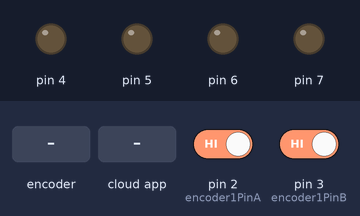
Recording of a sketch running on a simulated Arduino Uno, built with avr-gcc and run on an emulated ATmega328P. Shown: output pins drawn as LEDs (lit = HIGH). Inputs (shaded band) come from the test bench; at power-on: pin 2 (encoder1PinA) HIGH, pin 3 (encoder1PinB) HIGH. The ROS host is connected and sends only what is stated.

Above: at 1.2 s.
1.3 s: rotary encoder on pin 2 (encoder1PinA) / pin 3 (encoder1PinB) turned 3 steps (first pin leading)
3.4 s: the phone or cloud app sets angular.z to -100
At 4.16 s:
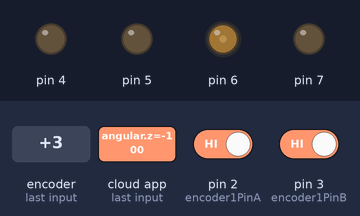
6.4 s: the phone or cloud app sets linear.x to -100
At 8.0 s:
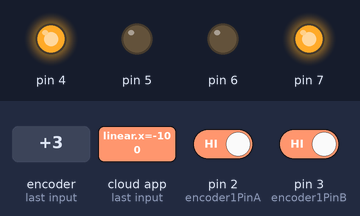
8.3 s: the phone or cloud app sets linear.x to 0
At 11.0 s:
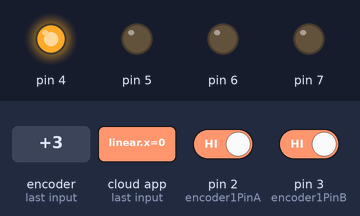
11.3 s: the phone or cloud app sets angular.z to 100
At 13.7 s:
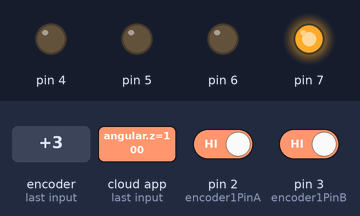
14.3 s: the phone or cloud app sets linear.x to 100
At 15.9 s:
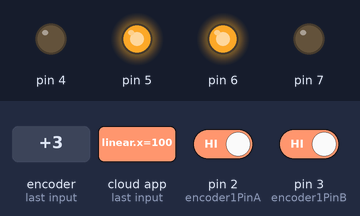
Timing chart, 0 to 17.4 s (numbered marks = the images above; inputs shaded):
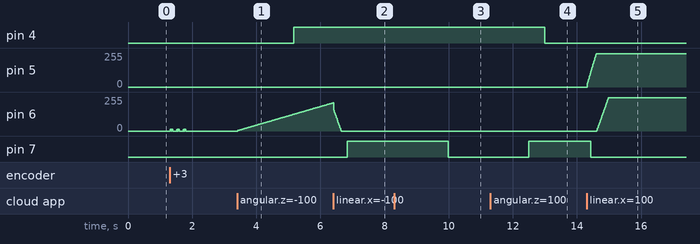

Measured:
- after the input at 3.4 s, pin 4: LOW → HIGH after 1.8 s; pin 6: moves from 0/255 to 211/255 over 3.0 s, starting at once
- after the input at 6.4 s, pin 7: LOW → HIGH after 0.44 s
- after the input at 8.3 s, pin 7: HIGH → LOW after 1.7 s
- after the input at 11.3 s, pin 4: HIGH → LOW after 1.7 s; pin 6: stops changing and stays 0/255; pin 7: LOW → HIGH after 1.2 s
- after the input at 14.3 s, pin 6: moves from 0/255 to 250/255 over 0.36 s, starting after 0.32 s; pin 7: HIGH → LOW after 0.13 s

The sketch:

wheel_encoder.ino
```cpp
#include <ros.h>
#include "geometry_msgs/Twist.h"
#include <geometry_msgs/Vector3Stamped.h>
#include <PID_v1.h>

ros::NodeHandle nh;
double speed_act_left = 0;
double speed_act_right = 0;
float demandx, demandz;

float tick1 = 100;
float tick2 = 100;
float rad = 0.0935;

void velCallback( const geometry_msgs::Twist& vel){
    demandx = vel.linear.x;
    demandz = vel.angular.z;

    demandx = constrain(demandx, -0.5, 0.5);
    demandz = constrain(demandz, -0.5, 0.5);
}

ros::Subscriber<geometry_msgs::Twist> sub("cmd_vel", velCallback);
geometry_msgs::Vector3Stamped speed_msg;
ros::Publisher speed_pub("speed", &speed_msg);

double P1 = 1;
double I1 = 15;
double D1 = 0.15;

double Setpoint1, Input1, Output1, Output1a;
PID PID1(&Input1, &Output1, &Setpoint1, P1, I1, D1, DIRECT);

double P2 = 1;
double I2 = 15;
double D2 = 0.15;

double Setpoint2, Input2, Output2, Output2a;
PID PID2(&Input2, &Output2, &Setpoint2, P2, I2, D2, DIRECT);

float demand1, demand2;

unsigned long currentMillis;
unsigned long previousMillis;

#define encoder1PinA 2
#define encoder1PinB 3

#define encoder2PinA 18
#define encoder2PinB 19

volatile long encoder1Pos = 0;
volatile long encoder2Pos = 0;

float encoder1Driff;
float encoder1Prev;
float encoder1Error;

float encoder2Driff;
float encoder2Prev;
float encoder2Error;

void setup() {
    nh.initNode();
    nh.subscribe(sub);
    nh.advertise(speed_pub);

    pinMode(4, OUTPUT);
    pinMode(5, OUTPUT);
    pinMode(6, OUTPUT);
    pinMode(7, OUTPUT);

    pinMode(encoder1PinA, INPUT_PULLUP);
    pinMode(encoder1PinB, INPUT_PULLUP);
    pinMode(encoder2PinA, INPUT_PULLUP);
    pinMode(encoder2PinB, INPUT_PULLUP);

    attachInterrupt(0, doEncoderA, CHANGE);
    attachInterrupt(1, doEncoderB, CHANGE);

    attachInterrupt(4, doEncoderC, CHANGE);
    attachInterrupt(5, doEncoderD, CHANGE);

    PID1.SetMode(AUTOMATIC);
    PID1.SetOutputLimits(-250, 250);
    PID1.SetSampleTime(10);

    PID2.SetMode(AUTOMATIC);
    PID2.SetOutputLimits(-250, 250);
    PID2.SetSampleTime(10);

    Serial.begin(57600);
}

void loop() {
    currentMillis = millis();
    if (currentMillis - previousMillis >= 10){
        previousMillis = currentMillis;

        demand1 = demandx - (demandz*rad);
        demand2 = demandx + (demandz*rad);

        encoder1Driff = encoder1Pos - encoder1Prev;
        encoder2Driff = encoder2Pos - encoder2Prev;

        encoder1Error = (demand1*tick1) - encoder1Driff;
        encoder2Error = (demand2*tick2) - encoder2Driff;

        encoder1Prev = encoder1Pos;
        encoder2Prev = encoder2Pos;

        Setpoint1 = demand1*tick1;
        Input1 = encoder1Driff;
        PID1.Compute();

        Setpoint2 = demand2*tick2;
        Input2 = encoder2Driff;
        PID2.Compute();

        speed_act_left = encoder1Driff/tick1;
        speed_act_right = encoder2Driff/tick2;

        if (Output1 > 0){
            Output1a = abs(Output1);
            analogWrite(6, Output1a);
            analogWrite(7, 0);
        }

        else if (Output1 < 0){
            Output1a = abs(Output1);
            analogWrite(7, Output1a);
            analogWrite(6, 0);
        }

        else {
            analogWrite(7, 0);
            analogWrite(6, 0);
        }

        if (Output2 > 0){
            Output2a = abs(Output2);
            analogWrite(5, Output2a);
            analogWrite(4, 0);
        }

        else if (Output2 < 0){
            Output2a = abs(Output2);
            analogWrite(4, Output2a);
            analogWrite(5, 0);
        }
        else {
            analogWrite(4, 0);
            analogWrite(5, 0);
        }
        publishSpeed(10);
    }
}

void publishSpeed(double time) {
    speed_msg.header.stamp = nh.now();
    speed_msg.vector.x = speed_act_left;
    speed_msg.vector.y = speed_act_right;
    speed_msg.vector.z = time/1000;
    speed_pub.publish(&speed_msg);
    nh.spinOnce();
}

void doEncoderA(){
    if (digitalRead(encoder1PinA) == HIGH){
        if (digitalRead(encoder1PinB) == LOW){
            encoder1Pos = encoder1Pos + 1;
        }
        else {
            encoder1Pos = encoder1Pos - 1;
        }
    }
    else{
        if (digitalRead(encoder1PinB) == HIGH){
        encoder1Pos = encoder1Pos + 1;
        }
        else {
            encoder1Pos = encoder1Pos - 1;
        }
    }
}

void doEncoderB(){
    if (digitalRead(encoder1PinB) == HIGH){
        if (digitalRead(encoder1PinA) == HIGH){
            encoder1Pos = encoder1Pos + 1;
        }
        else {
            encoder1Pos = encoder1Pos - 1;
        }
        }
        else{
        if (digitalRead(encoder1PinA) == LOW){
            encoder1Pos = encoder1Pos + 1;
        }
        else {
            encoder1Pos = encoder1Pos - 1;
        }
    }
}

void doEncoderC(){
    if (digitalRead(encoder2PinA) == HIGH){
        if (digitalRead(encoder2PinB) == LOW){
            encoder2Pos = encoder2Pos - 1;
        }
        else {
            encoder2Pos = encoder2Pos + 1;
        }
        }
        else{
        if (digitalRead(encoder2PinB) == HIGH){
            encoder2Pos = encoder2Pos - 1;
        }
        else {
            encoder2Pos = encoder2Pos + 1;
        }
    }
}

void doEncoderD(){
    if (digitalRead(encoder2PinB) == HIGH){
        if (digitalRead(encoder2PinA) == HIGH){
            encoder2Pos = encoder2Pos - 1;
        }
        else {
            encoder2Pos = encoder2Pos + 1;
        }
        }
        else{
        if (digitalRead(encoder2PinA) == LOW){
            encoder2Pos = encoder2Pos - 1;
        }
        else {
            encoder2Pos = encoder2Pos + 1;
        }
    }
}
```
